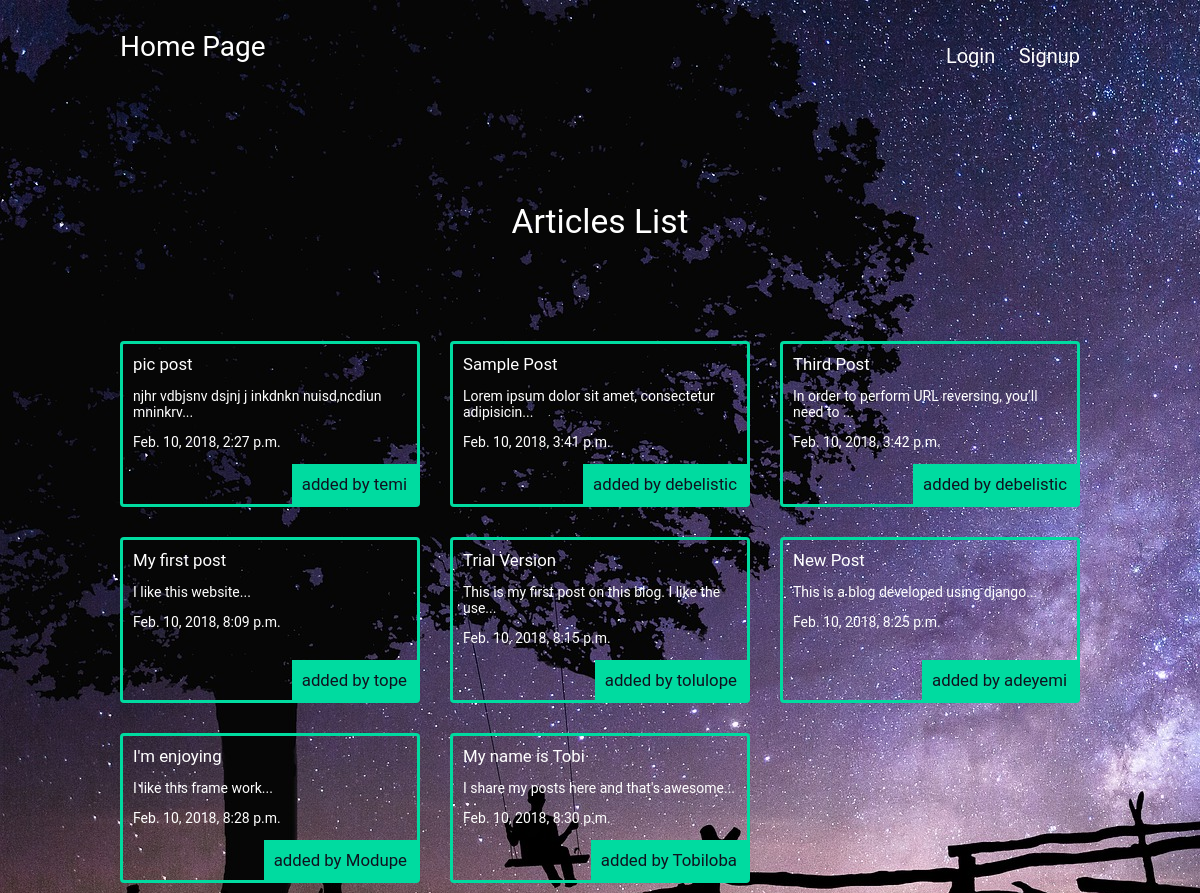
The app's page /articles/ with its own data.
### articles/models.py (models this page shows, shortened)
class Article(models.Model):
	title = models.CharField(max_length=200)
	slug = models.SlugField()
	body = models.TextField()
	date = models.DateTimeField(auto_now_add=True)
	thumb = models.ImageField(default='default.png', blank= True)
	author = models.ForeignKey(User, default=None, on_delete=models.CASCADE)
	def snippet(self):
		return self.body[:50] + '...'
		pass

### articles/views.py (the view)
def article_list(request):
	articles = Article.objects.all().order_by('date')
	return render(request, 'articles/articles_list.html', {'articles':articles})

### articles/templates/articles/articles_list.html
{% extends 'base_layout.html' %}
{% block content %}
	<h1>Articles List</h1>
	<div class="articles">
		{% for article in articles %}
			<div class="article">
				<h2><a href="{% url 'articles:detail' slug=article.slug %}">{{article.title}}</a></h2>
				<p>{{article.snippet}}</p>
				<p>{{article.date}}</p>
				<p class="author">added by {{article.author.username}}</p>
			</div>
		{% endfor %}
	</div>
{% endblock %}

### templates/base_layout.html (shortened to what this page needs)
{% load static from staticfiles %}
<!DOCTYPE html>
<html>
<head>
	<link rel="stylesheet" type="text/css" href="{% static 'style.css' %}">
</head>
<body>
	<header class="wrapper">
		<h1><a href="{% url 'home' %}">Home Page</a></h1>
		<nav>
			<ul>
				{% if user.is_authenticated %}
				<li>
					<form class="logout" action="{% url 'accounts:logout' %}" method="post">
						{% csrf_token %}
						<button type="submit">Logout</button>
					</form>
				</li>
				<li><a href="{% url 'articles:create' %}" class="highlight">New Article</a></li>
				{% else %}
					<li><a href="{% url 'accounts:login' %}">Login</a></li>
					<li><a href="{% url 'accounts:signup' %}">Signup</a></li>
				{% endif %}
			</ul>
		</nav>
	</header>
	<div class="wrapper">
		{% block content %}
		{% endblock %}
	</div>
</body>
</html>

### assets/style.css (style rules this page uses)
body { margin: 10px; padding: 0; font-size: 14px; font-family: "Roboto","Lucida Grande","DejaVu Sans","Bitstream Vera Sans",Verdana,Arial,sans-serif; background-color: #0f121f; background-image: url(fore.jpg); background-repeat-y: no-repeat; color: #fff; }
h1, h2, h3, h4, h5 { font-weight: normal; margin: 0; }
a, a:hover, a:visited { color: #fff; text-decoration: none; }
.wrapper { max-width: 960px; margin: 0 auto; }
div.wrapper h1 { text-align: center; margin: 100px auto; font-size: 2.4em; }
header { display: grid; grid-template-columns: 1fr 1fr; padding: 20px 0; }
nav { justify-self: end; }
nav li { font-size: 20px; display: inline-block; margin-left: 20px; }
.articles { display: grid; grid-template-columns: 1fr 1fr 1fr; grid-gap: 30px; }
.article { padding: 10px; border: solid 3px #00dba0; border-radius: 4px; position:relative; padding-bottom: 40px; }
.article h2 { font-size: 1.2em }
.article .author { font-size: 1.2em; padding: 10px; background: #00dba0; position:absolute; right: 0; bottom: 0; margin: 0; color: #0f121f }

### records on screen
Article: title "pic post", snippet "njhr vdbjsnv dsjnj j inkdnkn nuisd,ncdiun mninkrv...", date "Feb. 10, 2018, 2:27 p.m.", author.username "temi"
Article: title "Sample Post", snippet "Lorem ipsum dolor sit amet, consectetur adipisicin...", date "Feb. 10, 2018, 3:41 p.m.", author.username "debelistic"
Article: title "Third Post", snippet "In order to perform URL reversing, you’ll need to ...", date "Feb. 10, 2018, 3:42 p.m.", author.username "debelistic"
Article: title "My first post", snippet "I like this website...", date "Feb. 10, 2018, 8:09 p.m.", author.username "tope"
Article: title "Trial Version", snippet "This is my first post on this blog. I like the use...", date "Feb. 10, 2018, 8:15 p.m.", author.username "tolulope"
Article: title "New Post", snippet "This is a blog developed using django...", date "Feb. 10, 2018, 8:25 p.m.", author.username "adeyemi"
Article: title "I'm enjoying", snippet "I like this frame work...", date "Feb. 10, 2018, 8:28 p.m.", author.username "Modupe"
Article: title "My name is Tobi", snippet "I share my posts here and that's awesome...", date "Feb. 10, 2018, 8:30 p.m.", author.username "Tobiloba"
